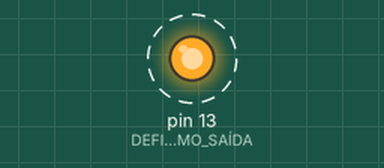
This sketch was run on a simulated Arduino Uno, built with avr-gcc and run on an emulated ATmega328P. Parts: output pins drawn as LEDs (lit = HIGH). Dashed ring = blinking. What the sketch prints to the serial monitor is not drawn.

Above: at 0.5 s.
Timing chart, 0 to 4.6 s (numbered marks = the images above):
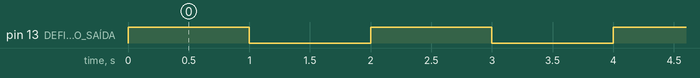

The sketch:

teste_led_pisca.ino
```cpp
void setup() {
  // initialize digital pin LED_BUILTIN as an output.
  pinMode(LED_BUILTIN, OUTPUT); //DEFINE O PINO COMO SAÍDA (LED_BUILTIN = PINO 13)
  Serial.begin(9600); //INICIALIZA A SERIAL
}

// the loop function runs over and over again forever
void loop() {
  digitalWrite(LED_BUILTIN, HIGH);   // turn the LED on (HIGH is the voltage level)
  delay(1000);                       // wait for a second
  Serial.print("pisca");
  digitalWrite(LED_BUILTIN, LOW);   // turn the LED on (HIGH is the voltage level)
  delay(1000);                       // wait for a second
  Serial.print("pisca");
}
```

Measured:
- by itself, pin 13 (DEFINE_O_PINO_COMO_SAÍDA): alternates HIGH for 1.0 s and LOW for 1.0 s
